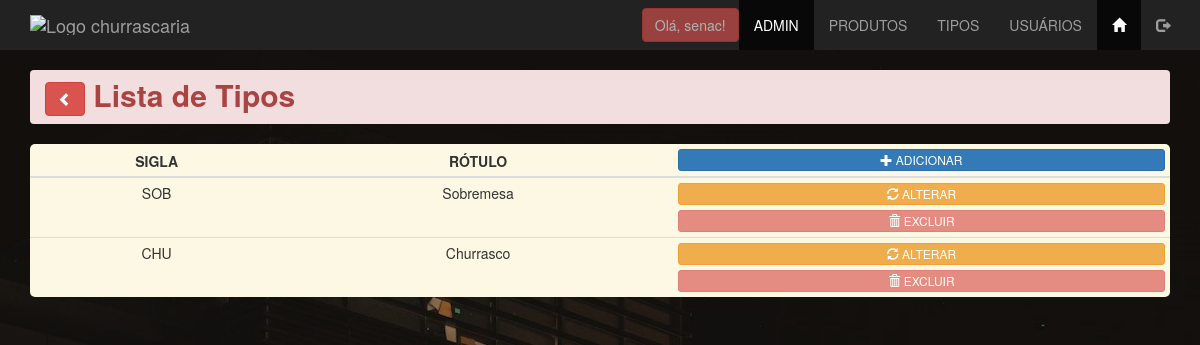
Screenshot of /admin/tipo_listar.php (signed in) with the database file from the repository.
### tables this page shows
CREATE TABLE `tbtipos` (
  `id_tipo` int(11) NOT NULL,
  `sigla_tipo` varchar(3) NOT NULL,
  `rotulo_tipo` varchar(15) NOT NULL
);

### admin/tipo_listar.php (the view, shortened to what this page needs)
<?php
include '../connection/connect.php';
$lista = $conn->query("select * from tbtipos order by id_tipo desc");
$row = $lista->fetch_assoc();
?>
<!DOCTYPE html>
<html lang="pt-BR">
<head>
    <link rel="stylesheet" href="../css/bootstrap.min.css">
    <link rel="stylesheet" href="../css/estilo.css">
</head>
<body class="fundofixo">
<?php include "menu_adm.php"; ?>
    <main class="container">
        <h2 class="breadcrumb alert-danger">
            <a class="text-decoration-none" href="index.php">
                <button class="btn btn-danger">
                    <span class="glyphicon glyphicon-chevron-left"></span>
                </button>
            </a>
            <strong>Lista de Tipos</strong>
        </h2>
        <table class="table table-hover table-condensed tb-opacidade bg-warning" style="border-radius: 5px;">
            <thead>
                <th class="text-center">SIGLA</th>
                <th class="text-center">RÓTULO</th>
                <th>
                    <a href="tipo_insere.php" target="_self" class="btn btn-block btn-primary btn-xs" role="button">
                        <span class="glyphicon glyphicon-plus" aria-hidden="true"></span>
                        <span class="hidden-xs">ADICIONAR</span>
                    </a>
                </th>
            </thead>
            <tbody>
                    <?php do {?>
                    <tr>
                        <td class="text-center text-uppercase">
                            <?php echo $row['sigla_tipo'];?>
                        </td>
                        <td class="text-center">
                            <?php echo $row['rotulo_tipo']?>
                        </td>
                        <td>
                            <a href="tipo_atualizar.php?id_tipo=<?php echo $row['id_tipo']?>" role="button" class="btn btn-warning btn-block btn-xs">
                                <span class="glyphicon glyphicon-refresh"></span>
                                <span class="hidden-xs">ALTERAR</span>
                            </a>
                            <?php $disabled_tipo = $conn->query("select id_tipo_produto from vw_tbprodutos where id_tipo_produto = ".$row['id_tipo']." limit 1;");?>
                            <button data-nome="<?php echo $row['rotulo_tipo']?>" data-id="<?php echo $row['id_tipo']?>" class="delete btn btn-xs btn-block btn-danger" <?php echo $disabled_tipo->num_rows > 0 ? 'disabled' : '';?>>
                                <span class="glyphicon glyphicon-trash"></span>
                                <span class="hidden-xs">EXCLUIR</span>
                            </button>
                        </td>
                    </tr>
                    <?php } while ($row = $lista->fetch_assoc());?>
            </tbody>
        </table>
    </main>
</body>
</html>

### css/estilo.css (style rules this page uses)
html { scroll-behavior: smooth; }
.fundofixo { background: url(../images/churrascaria.jpg) no-repeat fixed; -webkit-background-size: cover; background-size: cover; }

### rows the page displays
tbtipos: sigla_tipo "SOB", rotulo_tipo "Sobremesa"
tbtipos: sigla_tipo "CHU", rotulo_tipo "Churrasco"

### other values shown
$_SESSION['login_usuario'] "senac"
